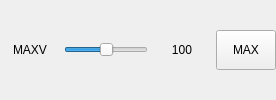
            <widget class="QWidget" name="widget_maxv_ovr" native="true">
             <layout class="QHBoxLayout" name="horizontalLayout_11">
              <property name="spacing">
               <number>4</number>
              </property>
              <property name="leftMargin">
               <number>0</number>
              </property>
              <property name="topMargin">
               <number>0</number>
              </property>
              <property name="rightMargin">
               <number>0</number>
              </property>
              <property name="bottomMargin">
               <number>0</number>
              </property>
              <item>
               <widget class="QLabel" name="label_14">
                <property name="sizePolicy">
                 <sizepolicy hsizetype="Fixed" vsizetype="Fixed">
                  <horstretch>0</horstretch>
                  <verstretch>0</verstretch>
                 </sizepolicy>
                </property>
                <property name="minimumSize">
                 <size>
                  <width>60</width>
                  <height>40</height>
                 </size>
                </property>
                <property name="maximumSize">
                 <size>
                  <width>60</width>
                  <height>40</height>
                 </size>
                </property>
                <property name="text">
                 <string>MAXV</string>
                </property>
                <property name="alignment">
                 <set>Qt::AlignCenter</set>
                </property>
               </widget>
              </item>
              <item>
               <widget class="StatusSlider" name="slider_maxv">
                <property name="sizePolicy">
                 <sizepolicy hsizetype="Preferred" vsizetype="Fixed">
                  <horstretch>0</horstretch>
                  <verstretch>0</verstretch>
                 </sizepolicy>
                </property>
                <property name="minimumSize">
                 <size>
                  <width>0</width>
                  <height>20</height>
                 </size>
                </property>
                <property name="maximumSize">
                 <size>
                  <width>16777215</width>
                  <height>20</height>
                 </size>
                </property>
                <property name="maximum">
                 <number>100</number>
                </property>
                <property name="singleStep">
                 <number>10</number>
                </property>
                <property name="pageStep">
                 <number>100</number>
                </property>
                <property name="sliderPosition">
                 <number>50</number>
                </property>
                <property name="orientation">
                 <enum>Qt::Horizontal</enum>
                </property>
                <property name="max_velocity_rate" stdset="0">
                 <bool>true</bool>
                </property>
               </widget>
              </item>
              <item>
               <widget class="StatusLabel" name="statuslabel_maxv_ovr">
                <property name="sizePolicy">
                 <sizepolicy hsizetype="Fixed" vsizetype="Fixed">
                  <horstretch>0</horstretch>
                  <verstretch>0</verstretch>
                 </sizepolicy>
                </property>
                <property name="minimumSize">
                 <size>
                  <width>60</width>
                  <height>40</height>
                 </size>
                </property>
                <property name="maximumSize">
                 <size>
                  <width>60</width>
                  <height>40</height>
                 </size>
                </property>
                <property name="text">
                 <string>100</string>
                </property>
                <property name="alignment">
                 <set>Qt::AlignCenter</set>
                </property>
                <property name="textTemplate" stdset="0">
                 <string>%d</string>
                </property>
                <property name="max_velocity_override_status" stdset="0">
                 <bool>true</bool>
                </property>
               </widget>
              </item>
              <item>
               <widget class="QPushButton" name="btn_maxv_max">
                <property name="sizePolicy">
                 <sizepolicy hsizetype="Fixed" vsizetype="Fixed">
                  <horstretch>0</horstretch>
                  <verstretch>0</verstretch>
                 </sizepolicy>
                </property>
                <property name="minimumSize">
                 <size>
                  <width>60</width>
                  <height>40</height>
                 </size>
                </property>
                <property name="maximumSize">
                 <size>
                  <width>60</width>
                  <height>40</height>
                 </size>
                </property>
                <property name="text">
                 <string>MAX</string>
                </property>
               </widget>
              </item>
             </layout>
            </widget>
